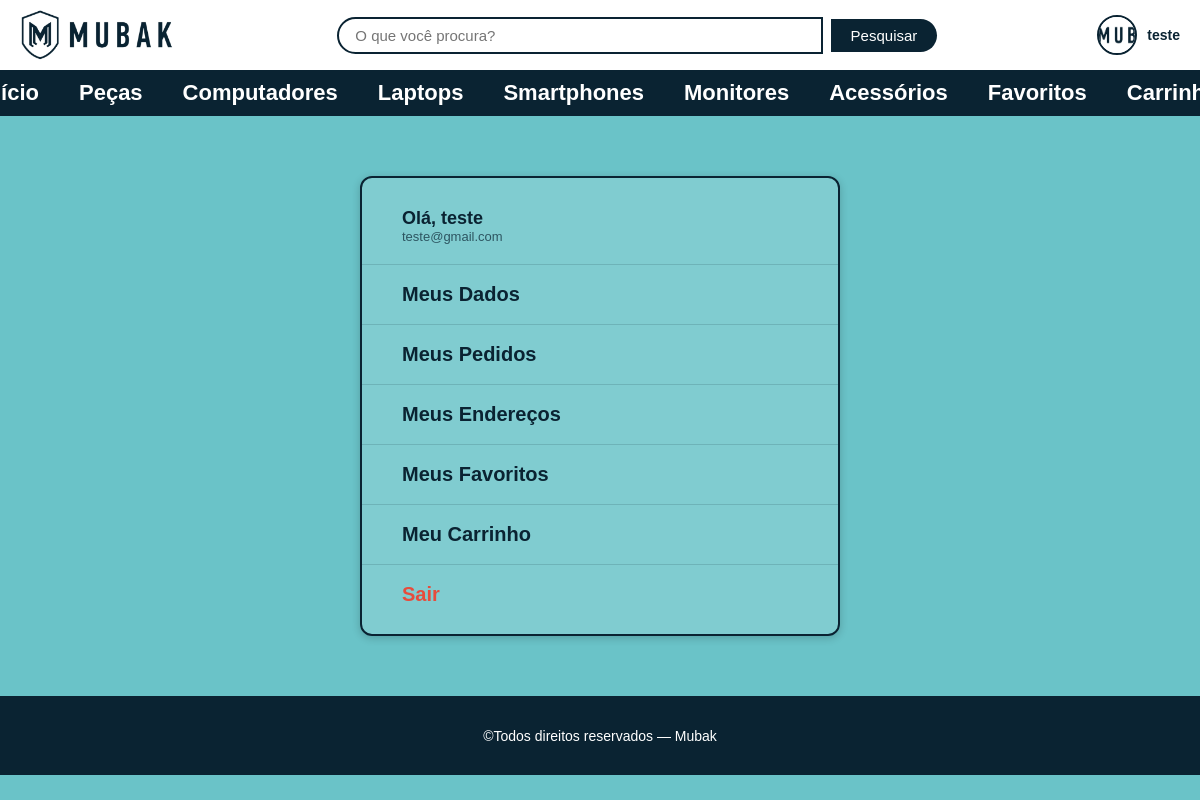
Screenshot of /perfil (signed in) with the database file from the repository.
### tables this page shows
CREATE TABLE usuario(
            id_usuario INTEGER PRIMARY KEY AUTOINCREMENT NOT NULL,
            nome varchar(50) NOT NULL,
            email varchar(50) NOT NULL,
            senha varchar(50) NOT NULL,
            telefone varchar(50) NOT NULL,
            cpf varchar(50) UNIQUE NOT NULL,
            data_nasc DATE NOT NULL,
            foto varchar NOT NULL,
            id_perfil INT NOT NULL,
            FOREIGN KEY(id_perfil) REFERENCES perfil(id_perfil)
        );

### routes/user_routes.py (the view)
@bp.route('/perfil')
@login_required
def perfil():
    user = get_usuario_por_id(session['user_id'])
    return render_template('pages/perfil.html', user=user)

### app.py (called while the page is built)
@app.before_request
def verificar_inatividade():
    if 'user_id' in session:
        agora = datetime.now()
        ultima_atividade = session.get('ultima_atividade')
        if ultima_atividade:
            ultima_atividade = datetime.fromisoformat(ultima_atividade)
            if agora - ultima_atividade > TEMPO_INATIVIDADE:
                session.clear()
                return redirect(url_for('auth.login'))
        session.permanent = True
        session['ultima_atividade'] = agora.isoformat()

### database.py (called while the page is built)
def get_db_connection():
    conn = sqlite3.connect(DATABASE)
    conn.row_factory = sqlite3.Row
    return conn

### models/usuario_model.py (called while the page is built)
def get_usuario_por_id(id_usuario):
    conn = get_db_connection()
    user = conn.execute(
        'SELECT * FROM usuario WHERE id_usuario=?', (id_usuario,)
    ).fetchone()
    conn.close()
    return user

### templates/pages/perfil.html (shortened to what this page needs)
<!DOCTYPE html>
<html lang="pt-br">
<head>
    <link rel="stylesheet" href="{{ url_for('static', filename='css/reset.css') }}">
    <link rel="stylesheet" href="{{ url_for('static', filename='css/global.css') }}">
    <link rel="stylesheet" href="{{ url_for('static', filename='css/perfil.css') }}">
    <link rel="stylesheet" href="{{ url_for('static', filename='css/responsive.css') }}">
</head>
<body>
    {% include 'partials/header.html' %}
    <main>
        <section class="perfil_container">
            <nav class="perfil_menu">
                <div class="perfil_cabecalho">
                    <p class="perfil_cabecalho_nome">Olá, {{ user.nome }}</p>
                    <p class="perfil_cabecalho_email">{{ user.email }}</p>
                </div>
                <ul>
                    <li class="perfil_menu_item">
                        <a href="{{ url_for('user.perfil_dados') }}">Meus Dados</a>
                    </li>
                    <li class="perfil_menu_item">
                        <a href="{{ url_for('user.perfil_pedidos') }}">Meus Pedidos</a>
                    </li>
                    <li class="perfil_menu_item">
                        <a href="{{ url_for('user.perfil_enderecos') }}">Meus Endereços</a>
                    </li>
                    <li class="perfil_menu_item">
                        <a href="{{ url_for('favorito.favoritos') }}">Meus Favoritos</a>
                    </li>
                    <li class="perfil_menu_item">
                        <a href="{{ url_for('carrinho.carrinho') }}">Meu Carrinho</a>
                    </li>
                    <li class="perfil_menu_item sair">
                        <a href="{{ url_for('auth.logout') }}">Sair</a>
                    </li>
                </ul>
            </nav>
        </section>
    </main>
    {% include 'partials/footer.html' %}
</body>
</html>

### templates/partials/header.html (shortened to what this page needs)
<header class="header">
    <figure class="header_logo">
        <a href="{{ url_for('index') }}">
            <img src="{{ url_for('static', filename='images/mubak_logo.png') }}" alt="Logo Mubak">
        </a>
    </figure>
    <section class="header_barra_pesquisa">
        <form action="{{ url_for('produto.pesquisar') }}" method="GET">
            <input type="search" name="q" placeholder="O que você procura?"
                   value="{{ busca|default('') }}" aria-label="Pesquisar">
            <button type="submit">Pesquisar</button>
        </form>
    </section>
    <div class="header_usuario">
        {% if session.user_id %}
            <a href="{{ url_for('user.perfil') }}" title="Ir para meu perfil">
                <img class="header_usuario_avatar"
                     src="{{ url_for('static', filename='uploads/' + (session.user_foto or 'default.png')) }}"
                     alt="Foto de {{ session.user_nome }}">
                <span class="header_usuario_nome">{{ session.user_nome }}</span>
            </a>
        {% endif %}
    </div>
</header>
<nav class="menu_principal">
    <ul>
        <li><a href="{{ url_for('index') }}">Início</a></li>
        <li><a href="{{ url_for('produto.produtos', categoria='Peças') }}">Peças</a></li>
        <li><a href="{{ url_for('produto.produtos', categoria='Computadores') }}">Computadores</a></li>
        <li><a href="{{ url_for('produto.produtos', categoria='Laptops') }}">Laptops</a></li>
        <li><a href="{{ url_for('produto.produtos', categoria='Smartphones') }}">Smartphones</a></li>
        <li><a href="{{ url_for('produto.produtos', categoria='Monitores') }}">Monitores</a></li>
        <li><a href="{{ url_for('produto.produtos', categoria='Acessórios') }}">Acessórios</a></li>
        {% if session.user_id %}
            {% if session.is_admin %}
            <li><a href="{{ url_for('admin.painel') }}">Painel Admin</a></li>
            {% else %}
            <li><a href="{{ url_for('favorito.favoritos') }}">Favoritos</a></li>
            <li><a href="{{ url_for('carrinho.carrinho') }}">Carrinho</a></li>
            {% endif %}
        {% endif %}
    </ul>
</nav>

### static/css/global.css (style rules this page uses)
:root { --cor-primaria: #0a2332; --cor-fundo: #6ac3c8; --cor-branca: #ffffff; --cor-texto-claro: #ffffff; --cor-destaque: #007BFF; --cor-perigo: #e74c3c; --cor-sucesso: #27ae60; --borda-radius: 8px; --sombra: 0 2px 8px rgba(0, 0, 0, 0.2); }
body { background-color: var(--cor-fundo); font-family: sans-serif; }
.header { display: flex; align-items: center; justify-content: space-between; padding: 10px 20px; background-color: var(--cor-branca); }
.header_barra_pesquisa { flex: 1; display: flex; justify-content: center; }
.header_barra_pesquisa form { display: flex; align-items: center; gap: 8px; width: 100%; max-width: 600px; }
.header_barra_pesquisa input[type="search"] { flex: 1; padding: 8px 16px; border: 2px solid var(--cor-primaria); border-radius: 25px 0 0 25px; font-size: 15px; outline: none; }
.header_barra_pesquisa button { padding: 8px 20px; background-color: var(--cor-primaria); color: var(--cor-branca); border: none; border-radius: 0 25px 25px 0; cursor: pointer; font-size: 15px; transition: background-color 0.3s; }
.header_logo img { display: block; max-height: 50px; }
.header_usuario { display: flex; align-items: center; gap: 10px; }
.header_usuario_avatar { width: 40px; height: 40px; border-radius: 50%; object-fit: cover; border: 2px solid var(--cor-primaria); }
.header_usuario_nome { font-size: 14px; font-weight: bold; color: var(--cor-primaria); white-space: nowrap; }
.header_usuario a { display: flex; align-items: center; gap: 10px; text-decoration: none; }
.menu_principal { background-color: var(--cor-primaria); padding: 10px 0; }
.menu_principal ul { display: flex; justify-content: center; list-style: none; margin: 0; padding: 0; gap: 40px; }
.menu_principal a { text-decoration: none; color: var(--cor-branca); font-family: sans-serif; font-weight: bold; font-size: 22px; transition: color 0.3s; }

### static/css/perfil.css (style rules this page uses)
.perfil_container { display: flex; justify-content: center; align-items: flex-start; min-height: calc(100vh - 220px); padding: 60px 20px; }
.perfil_menu { background-color: rgba(255, 255, 255, 0.15); border: 2px solid var(--cor-primaria); border-radius: 12px; padding: 10px 0; width: 100%; max-width: 480px; box-shadow: var(--sombra); overflow: hidden; }
.perfil_cabecalho { padding: 20px 40px; border-bottom: 1px solid rgba(10, 35, 50, 0.15); }
.perfil_cabecalho_nome { font-size: 18px; font-weight: bold; color: var(--cor-primaria); }
.perfil_cabecalho_email { font-size: 13px; color: var(--cor-primaria); opacity: 0.7; }
.perfil_menu ul { list-style: none; display: flex; flex-direction: column; }
.perfil_menu_item a { display: block; padding: 18px 40px; font-size: 20px; font-weight: bold; color: var(--cor-primaria); text-decoration: none; border-bottom: 1px solid rgba(10, 35, 50, 0.15); transition: background-color 0.2s, color 0.2s; }
.perfil_menu_item:last-child a { border-bottom: none; }
.perfil_menu_item.sair a { color: var(--cor-perigo); }

### rows the page displays
usuario: user_nome "teste", nome "teste", email "teste@gmail.com"
